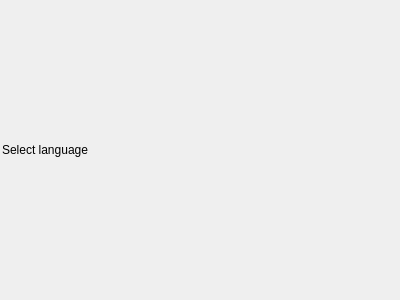
<ui version="4.0" >
 <author></author>
 <comment></comment>
 <exportmacro></exportmacro>
 <class>LanguageSettingsBase</class>
 <widget class="QDialog" name="LanguageSettingsBase" >
  <property name="objectName" >
   <string notr="true" >LanguageSettingsBase</string>
  </property>
  <property name="geometry" >
   <rect>
    <x>0</x>
    <y>0</y>
    <width>400</width>
    <height>300</height>
   </rect>
  </property>
  <property name="windowTitle" >
   <string>Language</string>
  </property>
  <layout class="QVBoxLayout" >
   <property name="objectName" >
    <string notr="true" />
   </property>
   <property name="margin" >
    <number>2</number>
   </property>
   <property name="spacing" >
    <number>2</number>
   </property>
   <item>
    <widget class="QLabel" name="TextLabel1" >
     <property name="objectName" >
      <string notr="true" >TextLabel1</string>
     </property>
     <property name="geometry" >
      <rect>
       <x>2</x>
       <y>2</y>
       <width>396</width>
       <height>20</height>
      </rect>
     </property>
     <property name="text" >
      <string>Select language</string>
     </property>
    </widget>
   </item>
  </layout>
 </widget>
 <pixmapfunction></pixmapfunction>
 <connections/>
</ui>
